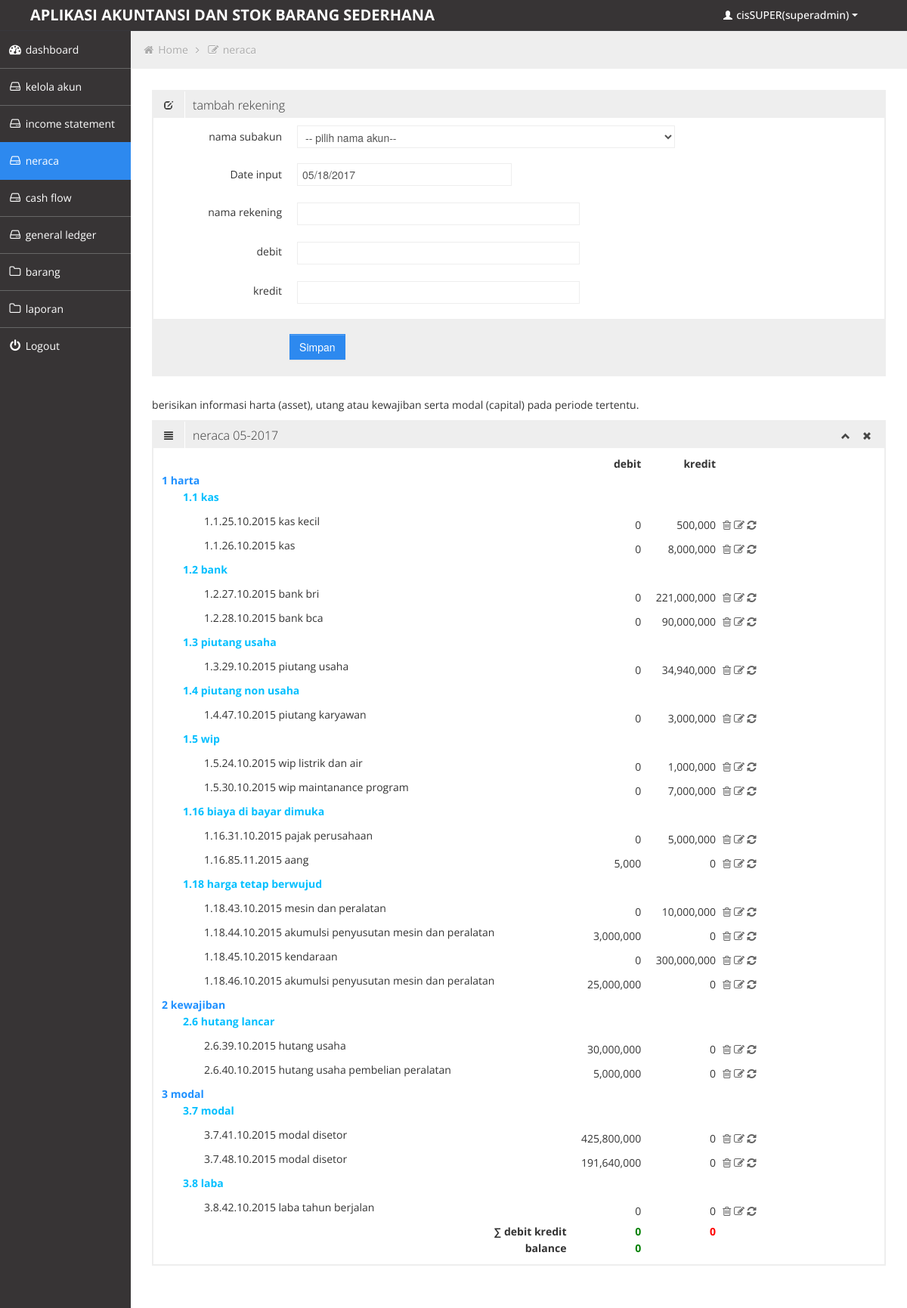
/admin/media.php?module=neraca&acc=view (signed in), run on the app's committed database.
### tables this page shows
CREATE TABLE IF NOT EXISTS `master` (
  `id_master` int(11) NOT NULL AUTO_INCREMENT,
  `nama_master` varchar(122) NOT NULL,
  `master_seo` varchar(122) NOT NULL,
  `status` varchar(122) NOT NULL,
  PRIMARY KEY (`id_master`)
);

CREATE TABLE IF NOT EXISTS `submaster` (
  `id_submaster` int(11) NOT NULL AUTO_INCREMENT,
  `nama_submaster` varchar(123) NOT NULL,
  `id_master` varchar(123) NOT NULL,
  PRIMARY KEY (`id_submaster`)
);

CREATE TABLE IF NOT EXISTS `income` (
  `id_income` int(11) NOT NULL AUTO_INCREMENT,
  `id_submaster` varchar(122) NOT NULL,
  `jumlah` varchar(122) NOT NULL,
  `nama_keterangan` varchar(122) NOT NULL,
  `tanggal` date NOT NULL,
  `debit` int(122) NOT NULL,
  `kredit` int(122) NOT NULL,
  `status` varchar(122) NOT NULL,
  PRIMARY KEY (`id_income`)
);

### admin/modul/neraca/neraca.php (the view, shortened to what this page needs)
<?php
$date=date('Y-m-d');
$iki=explode("-",$date);
$kre=mysql_fetch_array(mysql_query("select sum(kredit) as rp from income where status='neraca' and month(tanggal)='".$iki[1]."' and year(tanggal)='".$iki[0]."'"));
$deb=mysql_fetch_array(mysql_query("select sum(debit) as rp from income where  status='neraca' and month(tanggal)='".$iki[1]."' and year(tanggal)='".$iki[0]."'"));
$rp_kre=number_format($kre[rp]);
$rp_deb=number_format($deb[rp]);
$bal=$deb[rp] - $kre[rp] ;
$rp_bal=number_format($bal);
?>
        <div class="row-fluid sortable">
				<div class="box span12">
					<div class="box-header" data-original-title>
						<h2><i class="halflings-icon edit"></i><span class="break"></span>tambah rekening</h2>
					</div>
					<div class="box-content">
						<form class="form-horizontal"  action="<?php echo $PHP_SELF ?> " method="post" enctype="multipart/form-data">
						  <fieldset>
						  	<div class="control-group">
							  <label class="control-label" for="typeahead">nama subakun </label>
							  <div class="controls">
								<select name="master"  style="width: 500px; ">
								    <option>-- pilih nama akun--</value>
								</select>
							  </div>
							</div>
							<div class="control-group">
							  <label class="control-label" for="date01">Date input</label>
							  <div class="controls">
								<input type="text" name="tanggal" class="input-xlarge datepicker" id="date01" value="<?php echo "".$iki[1]."/".$iki[2]."/".$iki[0]."";?>">
							  </div>
							</div>
							  <div class="control-group">
							  <label class="control-label" for="typeahead">nama rekening  </label>
							  <div class="controls">
								<input name="nama_keterangan" type="text" class="span6 typeahead" id="typeahead"  >
							  </div>
							</div>
							<div class="control-group">
							  <label class="control-label" for="typeahead">debit  </label>
							  <div class="controls">
								<input name="debit" type="number" class="span6 typeahead" id="typeahead"  >
							  </div>
							</div>
							<div class="control-group">
							  <label class="control-label" for="typeahead">kredit</label>
							  <div class="controls">
								<input name="kredit" type="number" class="span6 typeahead" id="typeahead"  >
							  </div>
							</div>
							<div class="form-actions">
							  <input type="submit" name="submit"class="btn btn-primary" value=" Simpan " >
							</div>
						  </fieldset>
						</form>
					</div>
				</div>
				</div>
				<p>berisikan informasi harta (asset), utang atau kewajiban serta modal (capital) pada periode tertentu.
	           <div class="row-fluid sortable">
				<div class="box span12">
					<div class="box-header">
						<h2><i class="halflings-icon align-justify"></i><span class="break"></span>neraca  <?php echo "".$iki[1]."-".$iki[0]."  " ?>
						  </h2>
						<div class="box-icon">
							<a href="#" class="btn-minimize"><i class="halflings-icon chevron-up"></i></a>
							<a href="#" class="btn-close"><i class="halflings-icon remove"></i></a>
						</div>
					</div>
					<div class="box-content">
						<table border="0" style="width: 800px; ">
							    <thead>
							  <tr>
								  <th> </th>
								  <th style="text-align: right;">debit</th>
								  <th style="text-align: right;">kredit</th>
							  </tr>
						  </thead>
							  <tbody>
							   <?php
						  $d=mysql_query("select * from master where status='neraca' order by id_master asc");
						  while ($r=mysql_fetch_array($d))
						  {
						  ?>
							<tr>
								<td><?php echo "<b style=color:#1E90FF;>$r[id_master] $r[nama_master]</b>";?></td>
								<?php $f=mysql_query("select * from master,submaster where master.id_master=submaster.id_master and submaster.id_master='$r[id_master]' ");
								while ($t=mysql_fetch_array($f)){?>
								<tr><td class="center" ><?php echo "<p style=padding-left:2em ><b style=color:#00BFFF;>$r[id_master].$t[id_submaster] $t[nama_submaster]</b>";?></td>
								<?php $b=mysql_query("select * from submaster,income where income.id_submaster=submaster.id_submaster and submaster.id_submaster='$t[id_submaster]' order by income.id_income asc ");
								while ($o=mysql_fetch_array($b)){
								$debit=number_format($o[debit]);
								$kredit=number_format($o[kredit]);
								$belah=explode("-",$o[tanggal]);
								?>
								<tr><td class="center" ><?php echo "<p style=padding-left:4em >$r[id_master].$t[id_submaster].$o[id_income].".$belah[1].".".$belah[0]." $o[nama_keterangan]";?></td>
								<td class="center" style="text-align: right;"><?php echo "$debit";?></td>
								<td class="center" style="text-align: right;"><?php echo "$kredit";?></td>
								<td> &nbsp <a href="modul/neraca/dellneraca.php?id=<?php echo "$o[id_income]";?>"><i class="icon-trash"></i></a> <a href="JavaScript:edit('modul/neraca/neraca_edit.php?id=<?php echo"$o[id_income]";?>');"><i class="icon-edit"></i></a> <a href="media.php?module=neraca&acc=view"><i class="icon-refresh"></i></a></td>
								</tr>
								<?php } ?>
								</tr>
							</tr>
							<?php
							}
							}
							?>
                             <tr><td style="text-align: right;"><b>&sum; debit kredit<b> </td><td style="text-align: right;"><b style="color:green;"><?php echo "$rp_deb"; ?></b></td style="text-align: right;"><td style="text-align: right;"><b style="color:red;"><?php echo "$rp_kre"; ?></b></td></tr>
					         <tr><td style="text-align: right;"><b>balance<b> </td><td style="text-align: right;"><b style="color:green;"><?php echo "$rp_bal"; ?></b></td style="text-align: right;"></tr>
							  </tbody>
						 </table>
					</div>
				</div>
			</div>

### admin/css/style.css (style rules this page uses)
body { background: #F5F5F5; color: #333; border: none; font-family: 'Open Sans', sans-serif; font-weight: 400; }
a { color: #646464; }
h2 { font-size: 16px; line-height: 16px; }
.box { border: 2px solid #eee; background: #fff !important; margin-bottom: 28px; }
.box-header { height: 16px; font-size: 16px; line-height: 16px; padding: 10px; background: #eee; -webkit-box-shadow: none; -moz-box-shadow: none; box-shadow: none; overflow: hidden; }
.box-header h2 { float:left; margin-top: 0px; font-weight: 300; }
.box-header h2 i { margin: 0px 3px 0px 4px; opacity: .8; filter: alpha(opacity=80); -ms-filter:"progid:DXImageTransform.Microsoft.Alpha(Opacity=80)"; }
.box-header .box-icon { float:right; margin-top: 1px; }
.box-header .box-icon i { -webkit-transition: all 0.1s ease-in-out; -moz-transition: all 0.1s ease-in-out; -o-transition: all 0.1s ease-in-out; -ms-transition: all 0.1s ease-in-out; transition: all 0.1s ease-in-out; opacity: .8; filter: alpha(opacity=80); -ms-filter:"progid:DXImageTransform.Microsoft.Alpha(Opacity=80)"; }
.box-header .box-icon a { margin: 0px 5px; }
.box-content { position: relative; z-index: 50; margin-top: -1px; padding: 10px; background: #fff !important; }
.form-actions { padding: 19px 20px 20px; margin: 20px -10px -30px -10px; background-color: #eee; border-top: 1px solid #eee; *zoom: 1; }
.form-actions:before, .form-actions:after { display: table; line-height: 0; content: ""; }
.form-actions:after { clear: both; }
.btn { display: inline-block; padding: 6px 12px; margin-bottom: 0; font-size: 14px; font-weight: 500; line-height: 20px; text-align: center; white-space: nowrap; vertical-align: middle; cursor: pointer; border: 1px solid #a7a9aa; -webkit-border-radius: 0px !important; border-radius: 0px !important; }
.btn { color: #ffffff; background-color: #a7a9aa; border-color: #a7a9aa; background-image: none; filter: none; text-shadow: none; }
.btn-primary { background-color: #2D89EF; border-color: #2D89EF; }

### admin/css/halflings.css (style rules this page uses)
html, html .halflings { -webkit-font-smoothing: antialiased !important; }
.halflings-icon { display: inline-block; width: 14px; height: 14px; line-height: 14px; vertical-align: text-top; background-image: url(../img/glyphicons_halflings.svg); background-position: 0 0; background-repeat: no-repeat; vertical-align: top; *display: inline; *zoom: 1; *margin-right: .3em; }
.halflings-icon.remove { background-position: -312px 0; }
.halflings-icon.align-justify { background-position: -336px -48px; }
.halflings-icon.edit { background-position: -96px -72px; }
.halflings-icon.chevron-up { background-position: -288px -120px; }

### data on the page
master: id_master "1", nama_master "harta"
submaster: id_master.id_master "1", id_submaster "1", nama_submaster "kas"
income: id_submaster.id_submaster "1", id_income "25", tanggal "10", tanggal "2015", nama_keterangan "kas kecil", debit "0", kredit "500,000"
income: id_submaster.id_submaster "1", id_income "26", tanggal "10", tanggal "2015", nama_keterangan "kas", debit "0", kredit "8,000,000"
submaster: id_master.id_master "1", id_submaster "2", nama_submaster "bank"
income: id_submaster.id_submaster "2", id_income "27", tanggal "10", tanggal "2015", nama_keterangan "bank bri", debit "0", kredit "221,000,000"
income: id_submaster.id_submaster "2", id_income "28", tanggal "10", tanggal "2015", nama_keterangan "bank bca", debit "0", kredit "90,000,000"
submaster: id_master.id_master "1", id_submaster "3", nama_submaster "piutang usaha"
income: id_submaster.id_submaster "3", id_income "29", tanggal "10", tanggal "2015", nama_keterangan "piutang usaha", debit "0", kredit "34,940,000"
submaster: id_master.id_master "1", id_submaster "4", nama_submaster "piutang non usaha"
income: id_submaster.id_submaster "4", id_income "47", tanggal "10", tanggal "2015", nama_keterangan "piutang karyawan", debit "0", kredit "3,000,000"
submaster: id_master.id_master "1", id_submaster "5", nama_submaster "wip"
income: id_submaster.id_submaster "5", id_income "24", tanggal "10", tanggal "2015", nama_keterangan "wip listrik dan air", debit "0", kredit "1,000,000"
income: id_submaster.id_submaster "5", id_income "30", tanggal "10", tanggal "2015", nama_keterangan "wip maintanance program", debit "0", kredit "7,000,000"
submaster: id_master.id_master "1", id_submaster "16", nama_submaster "biaya di bayar dimuka"
income: id_submaster.id_submaster "16", id_income "31", tanggal "10", tanggal "2015", nama_keterangan "pajak perusahaan", debit "0", kredit "5,000,000"
income: id_submaster.id_submaster "16", id_income "85", tanggal "11", tanggal "2015", nama_keterangan "aang", debit "5,000", kredit "0"
submaster: id_master.id_master "1", id_submaster "18", nama_submaster "harga tetap berwujud"
income: id_submaster.id_submaster "18", id_income "43", tanggal "10", tanggal "2015", nama_keterangan "mesin dan peralatan", debit "0", kredit "10,000,000"
income: id_submaster.id_submaster "18", id_income "44", tanggal "10", tanggal "2015", nama_keterangan "akumulsi penyusutan mesin dan peralatan", debit "3,000,000", kredit "0"
income: id_submaster.id_submaster "18", id_income "45", tanggal "10", tanggal "2015", nama_keterangan "kendaraan", debit "0", kredit "300,000,000"
income: id_submaster.id_submaster "18", id_income "46", tanggal "10", tanggal "2015", nama_keterangan "akumulsi penyusutan mesin dan peralatan", debit "25,000,000", kredit "0"
master: id_master "2", nama_master "kewajiban"
submaster: id_master.id_master "2", id_submaster "6", nama_submaster "hutang lancar"
income: id_submaster.id_submaster "6", id_income "39", tanggal "10", tanggal "2015", nama_keterangan "hutang usaha", debit "30,000,000", kredit "0"
income: id_submaster.id_submaster "6", id_income "40", tanggal "10", tanggal "2015", nama_keterangan "hutang usaha pembelian peralatan", debit "5,000,000", kredit "0"
master: id_master "3", nama_master "modal"
submaster: id_master.id_master "3", id_submaster "7", nama_submaster "modal"
income: id_submaster.id_submaster "7", id_income "41", tanggal "10", tanggal "2015", nama_keterangan "modal disetor", debit "425,800,000", kredit "0"
income: id_submaster.id_submaster "7", id_income "48", tanggal "10", tanggal "2015", nama_keterangan "modal disetor", debit "191,640,000", kredit "0"
submaster: id_master.id_master "3", id_submaster "8", nama_submaster "laba"
income: id_submaster.id_submaster "8", id_income "42", tanggal "10", tanggal "2015", nama_keterangan "laba tahun berjalan", debit "0", kredit "0"

### other printed values
$_SESSION[namalengkap] "cisSUPER"
$_SESSION[level] "superadmin"
$_GET[module] "neraca"
$iki[1] "05"
$iki[0] "2017"
$rp_deb "0"
$rp_kre "0"
$rp_bal "0"
